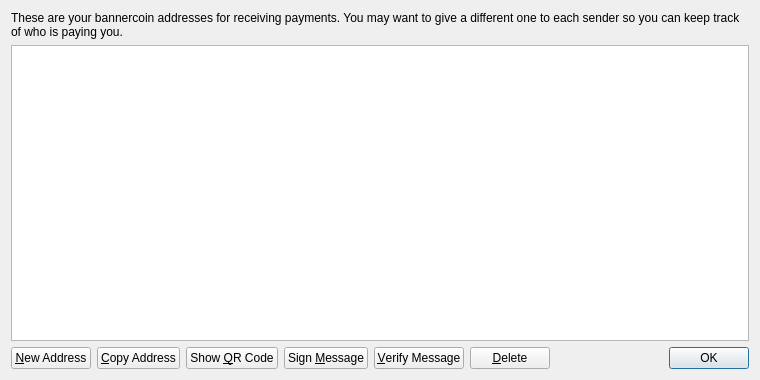
<?xml version="1.0" encoding="UTF-8"?>
<ui version="4.0">
 <class>AddressBookPage</class>
 <widget class="QWidget" name="AddressBookPage">
  <property name="geometry">
   <rect>
    <x>0</x>
    <y>0</y>
    <width>760</width>
    <height>380</height>
   </rect>
  </property>
  <property name="windowTitle">
   <string>Address Book</string>
  </property>
  <layout class="QVBoxLayout" name="verticalLayout">
   <item>
    <widget class="QLabel" name="labelExplanation">
     <property name="text">
      <string>These are your bannercoin addresses for receiving payments. You may want to give a different one to each sender so you can keep track of who is paying you.</string>
     </property>
     <property name="textFormat">
      <enum>Qt::PlainText</enum>
     </property>
     <property name="wordWrap">
      <bool>true</bool>
     </property>
    </widget>
   </item>
   <item>
    <widget class="QTableView" name="tableView">
     <property name="contextMenuPolicy">
      <enum>Qt::CustomContextMenu</enum>
     </property>
     <property name="toolTip">
      <string>Double-click to edit address or label</string>
     </property>
     <property name="tabKeyNavigation">
      <bool>false</bool>
     </property>
     <property name="alternatingRowColors">
      <bool>true</bool>
     </property>
     <property name="selectionMode">
      <enum>QAbstractItemView::SingleSelection</enum>
     </property>
     <property name="selectionBehavior">
      <enum>QAbstractItemView::SelectRows</enum>
     </property>
     <property name="sortingEnabled">
      <bool>true</bool>
     </property>
     <attribute name="verticalHeaderVisible">
      <bool>false</bool>
     </attribute>
    </widget>
   </item>
   <item>
    <layout class="QHBoxLayout" name="horizontalLayout">
     <item>
      <widget class="QPushButton" name="newAddressButton">
       <property name="toolTip">
        <string>Create a new address</string>
       </property>
       <property name="text">
        <string>&amp;New Address</string>
       </property>
       <property name="icon">
        <iconset resource="../bitcoin.qrc">
         <normaloff>:/icons/add</normaloff>:/icons/add</iconset>
       </property>
      </widget>
     </item>
     <item>
      <widget class="QPushButton" name="copyToClipboard">
       <property name="toolTip">
        <string>Copy the currently selected address to the system clipboard</string>
       </property>
       <property name="text">
        <string>&amp;Copy Address</string>
       </property>
       <property name="icon">
        <iconset resource="../bitcoin.qrc">
         <normaloff>:/icons/editcopy</normaloff>:/icons/editcopy</iconset>
       </property>
      </widget>
     </item>
     <item>
      <widget class="QPushButton" name="showQRCode">
       <property name="text">
        <string>Show &amp;QR Code</string>
       </property>
       <property name="icon">
        <iconset resource="../bitcoin.qrc">
         <normaloff>:/icons/qrcode</normaloff>:/icons/qrcode</iconset>
       </property>
      </widget>
     </item>
     <item>
      <widget class="QPushButton" name="signMessage">
       <property name="toolTip">
        <string>Sign a message to prove you own a bannercoin address</string>
       </property>
       <property name="text">
        <string>Sign &amp;Message</string>
       </property>
       <property name="icon">
        <iconset resource="../bitcoin.qrc">
         <normaloff>:/icons/edit</normaloff>:/icons/edit</iconset>
       </property>
      </widget>
     </item>
     <item>
      <widget class="QPushButton" name="verifyMessage">
       <property name="toolTip">
        <string>Verify a message to ensure it was signed with a specified bannercoin address</string>
       </property>
       <property name="text">
        <string>&amp;Verify Message</string>
       </property>
       <property name="icon">
        <iconset resource="../bitcoin.qrc">
         <normaloff>:/icons/transaction_0</normaloff>:/icons/transaction_0</iconset>
       </property>
      </widget>
     </item>
     <item>
      <widget class="QPushButton" name="deleteButton">
       <property name="toolTip">
        <string>Delete the currently selected address from the list</string>
       </property>
       <property name="text">
        <string>&amp;Delete</string>
       </property>
       <property name="icon">
        <iconset resource="../bitcoin.qrc">
         <normaloff>:/icons/remove</normaloff>:/icons/remove</iconset>
       </property>
      </widget>
     </item>
     <item>
      <spacer name="horizontalSpacer">
       <property name="orientation">
        <enum>Qt::Horizontal</enum>
       </property>
       <property name="sizeHint" stdset="0">
        <size>
         <width>40</width>
         <height>20</height>
        </size>
       </property>
      </spacer>
     </item>
     <item>
      <widget class="QDialogButtonBox" name="buttonBox">
       <property name="sizePolicy">
        <sizepolicy hsizetype="Maximum" vsizetype="Fixed">
         <horstretch>0</horstretch>
         <verstretch>0</verstretch>
        </sizepolicy>
       </property>
       <property name="standardButtons">
        <set>QDialogButtonBox::Ok</set>
       </property>
      </widget>
     </item>
    </layout>
   </item>
  </layout>
 </widget>
 <resources>
  <include location="../bitcoin.qrc"/>
 </resources>
 <connections/>
</ui>
